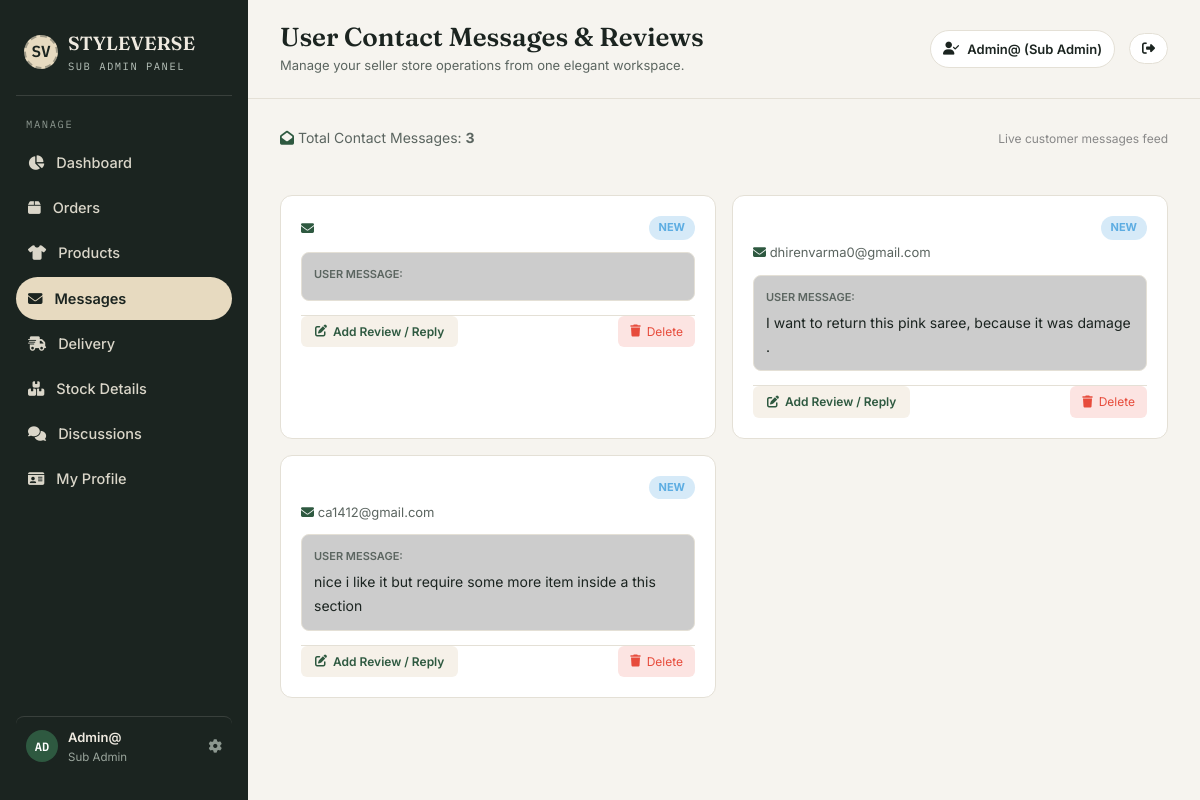
/admin-panel/messages/ (signed in), run on the app's committed database.
### shopapp/models.py (models this page shows, shortened)
class Contact(models.Model):
    STATUS_CHOICES = [
        ('new', 'New'),
        ('in_progress', 'In Progress'),
        ('resolved', 'Resolved'),
    ]
    Name = models.CharField(max_length=50)
    Surname = models.CharField(max_length=50)
    Email = models.EmailField()
    Message = models.TextField()
    status = models.CharField(max_length=20, choices=STATUS_CHOICES, default='new')
    admin_review = models.TextField(blank=True, default='', help_text='Internal review & reply notes by Sub-Admin or Super-Admin')
    reviewed_by = models.ForeignKey(User, on_delete=models.SET_NULL, null=True, blank=True, related_name='reviewed_contacts')
    created_at = models.DateTimeField(auto_now_add=True, null=True)

### subadmin/views.py (the view, shortened to what this page needs)
# urls.py: path('messages/', views.admin_messages_view, name='admin_messages'),
@admin_required
def admin_messages_view(request):
    if 'delete_msg' in request.GET:
        msg = get_object_or_404(Contact, pk=request.GET['delete_msg'])
        msg.delete()
        messages.success(request, 'Message deleted.')
        return redirect('admin_messages')
    contact_messages = Contact.objects.all().order_by('-pk')
    return render(request, 'sub-admin/messages.html', {
        'contact_messages': contact_messages,
        'messages_count': contact_messages.count(),
    })

### shopapp/context_processors.py (called while the page is built)
def cart_context(request):
    cart = request.session.get('cart', {})
    cart_count = sum(item.get('quantity', 0) for item in cart.values())
    return {'cart_count': cart_count}

def wishlist_context(request):
    wishlist_count = 0
    if request.user.is_authenticated:
        wishlist_count = Wishlist.objects.filter(user=request.user).count()
    return {'wishlist_count': wishlist_count}

def admin_approval_context(request):
    pending_approval_count = 0
    if request.user.is_authenticated and (request.user.is_staff or request.user.is_superuser):
        if request.user.is_superuser:
            pending_approval_count = ProductRequest.objects.filter(status='pending').count()
        else:
            pending_approval_count = ProductRequest.objects.filter(user=request.user, status='pending').count()
    return {'pending_approval_count': pending_approval_count}

### templates/sub-admin/messages.html (shortened to what this page needs)
{% extends 'sub-admin/sub_base.html' %}
{% block page_title %}User Contact Messages & Reviews{% endblock %}
{% block content %}
{% if messages_count is not None %}
<div
  style="margin-bottom:20px;color:var(--adm-muted);font-size:14px;display:flex;justify-content:space-between;align-items:center;">
  <span><i class="fa fa-envelope-open" style="color:var(--adm-accent);"></i> Total Contact Messages: <strong>{{ messages_count }}</strong></span>
  <span style="font-size:12px;color:#888;">Live customer messages feed</span>
</div>
{% endif %}
{% if contact_messages %}
<div class="adm-msg-grid">
  {% for msg in contact_messages %}
  <div class="adm-msg-card">
    <div class="adm-msg-card__header">
      <div>
        <div class="adm-msg-card__name">{{ msg.Name }} {{ msg.Surname }}</div>
        <div class="adm-msg-card__email"><i class="fa fa-envelope" style="color:var(--adm-accent);"></i> {{ msg.Email }}
        </div>
      </div>
      <span class="status-badge-{{ msg.status }}">{{ msg.get_status_display }}</span>
    </div>
    <div class="adm-msg-card__body">
      <div style="font-size:11px;color:var(--adm-muted);margin-bottom:4px;font-weight:600;">USER MESSAGE:</div>
      {{ msg.Message }}
    </div>
    <div class="adm-msg-card__footer">
      <button onclick="openReviewModal('{{ msg.pk }}', '{{ msg.status }}', '{{ msg.admin_review|escapejs }}')"
        class="btn-review">
        <i class="fa fa-edit"></i> {% if msg.admin_review %}Edit Review{% else %}Add Review / Reply{% endif %}
      </button>
      <a href="{% url 'admin_messages' %}?delete_msg={{ msg.pk }}" onclick="return confirm('Delete this message?');"
        class="btn-del">
        <i class="fa fa-trash"></i> Delete
      </a>
    </div>
  </div>
  {% endfor %}
</div>
{% else %}
<div class="adm-empty">
  <i class="fa fa-envelope-open"></i>
  <h3>No Messages Yet</h3>
  <p>Customer contact messages will appear here.</p>
</div>
{% endif %}
{% endblock %}

### templates/sub-admin/sub_base.html (shortened to what this page needs)
{% load static %}
<!DOCTYPE html>
<html lang="en">
<head>
  <link rel="stylesheet" href="https://cdnjs.cloudflare.com/ajax/libs/font-awesome/6.5.0/css/all.min.css">
  <link href="https://cdn.jsdelivr.net/npm/bootstrap@5.3.0/dist/css/bootstrap.min.css" rel="stylesheet">
  <link rel="stylesheet" href="{% static 'css/styleverse.css' %}">
</head>
<body>
  <div class="app">
    <aside class="sidebar">
      <a href="{% url 'admin_index' %}" class="brand" title="Sub-Admin Dashboard">
        <div class="brand-mark">SV</div>
        <div class="brand-text">
          <div class="name">STYLEVERSE</div>
          <div class="tag">Sub Admin Panel</div>
        </div>
      </a>
      <div class="nav-label">Manage</div>
      <nav class="nav">
        <a href="{% url 'admin_index' %}" class="{% if request.resolver_match.url_name == 'admin_index' %}active{% endif %}">
          <span class="icon"><i class="fa fa-chart-pie"></i></span>Dashboard
        </a>
        <a href="{% url 'admin_orders' %}" class="{% if request.resolver_match.url_name == 'admin_orders' %}active{% endif %}">
          <span class="icon"><i class="fa fa-box"></i></span>Orders
        </a>
        <a href="{% url 'admin_products' %}" class="{% if request.resolver_match.url_name == 'admin_products' %}active{% endif %}">
          <span class="icon"><i class="fa fa-tshirt"></i></span>Products
        </a>
        <a href="{% url 'admin_messages' %}" class="{% if request.resolver_match.url_name == 'admin_messages' %}active{% endif %}">
          <span class="icon"><i class="fa fa-envelope"></i></span>Messages
        </a>
        <a href="{% url 'admin_delivery' %}" class="{% if request.resolver_match.url_name == 'admin_delivery' %}active{% endif %}">
          <span class="icon"><i class="fa fa-truck-fast"></i></span>Delivery
        </a>
        <a href="{% url 'admin_stock' %}" class="{% if request.resolver_match.url_name == 'admin_stock' %}active{% endif %}">
          <span class="icon"><i class="fa fa-boxes-stacked"></i></span>Stock Details
        </a>
        <a href="{% url 'admin_discussions' %}" class="{% if request.resolver_match.url_name == 'admin_discussions' %}active{% endif %}">
          <span class="icon"><i class="fa fa-comments"></i></span>Discussions
        </a>
        <a href="{% url 'admin_profile' %}" class="{% if request.resolver_match.url_name == 'admin_profile' %}active{% endif %}">
          <span class="icon"><i class="fa fa-id-card"></i></span>My Profile
        </a>
      </nav>
      <a href="{% url 'admin_profile' %}" class="sidebar-footer {% if request.resolver_match.url_name == 'admin_profile' %}active{% endif %}" title="View & Edit Profile">
        <div class="avatar-sm">{{ request.user.username|slice:':2'|upper }}</div>
        <div style="flex:1; min-width:0;">
          <div class="who">{{ request.user.get_full_name|default:request.user.username }}</div>
          <div class="role">Sub Admin</div>
        </div>
        <i class="fa fa-gear" style="font-size:13.5px; color:#8C978F; margin-left:auto;"></i>
      </a>
    </aside>
    <div class="main">
      <header class="topbar">
        <div>
          <h1>{% block page_title %}Sub-Admin Dashboard{% endblock %}</h1>
          <div class="sub">{% block page_subtitle %}Manage your seller store operations from one elegant workspace.{% endblock %}</div>
        </div>
        <div class="topbar-right">
          <a href="{% url 'admin_profile' %}" class="topbar-pill" title="My Profile" style="text-decoration:none; cursor:pointer;">
            <i class="fa fa-user-check"></i>
            {{ request.user.username }} (Sub Admin)
          </a>
          <a href="{% url 'logout' %}" class="topbar-pill" title="Logout">
            <i class="fa fa-sign-out-alt"></i>
          </a>
        </div>
      </header>
      <main class="content">
        {% block content %}{% endblock %}
      </main>
    </div>
  </div>
</body>
</html>

### static/css/styleverse.css (style rules this page uses)
:root { --sv-black: #1a1a2e; --sv-dark: #16213e; --sv-accent: #c0a36e; --sv-accent2: #e8d5b7; --sv-white: #ffffff; --sv-light: #f8f7f4; --sv-gray: #e5e5e5; --sv-muted: #888; --sv-danger: #e74c3c; --sv-success: #27ae60; --sv-warning: #f39c12; --sv-radius: 12px; --sv-shadow: 0 4px 24px rgba(0, 0, 0, .08); --sv-font: 'Inter', sans-serif; --sv-font-display: 'Outfit', sans-serif; }
*, *::before, *::after { margin: 0; padding: 0; box-sizing: border-box; }
html, body { width: 100%; overflow-x: hidden; }
body { font-family: var(--sv-font); color: var(--sv-black); background: var(--sv-white); line-height: 1.6; }
a { text-decoration: none; color: inherit; }

### templates/sub-admin/messages.html (style rules this page uses)
.adm-msg-grid { display: grid; grid-template-columns: repeat(auto-fill, minmax(360px, 1fr)); gap: 16px; }
.adm-msg-card { background: var(--adm-card); border-radius: 12px; padding: 20px; border: 1px solid var(--adm-border); transition: .2s; }
.adm-msg-card__header { display: flex; justify-content: space-between; align-items: flex-start; margin-bottom: 12px; }
.adm-msg-card__name { font-weight: 700; font-size: 15px; color: #fff; }
.adm-msg-card__email { font-size: 13px; color: var(--adm-muted); margin-top: 2px; }
.adm-msg-card__body { font-size: 14px; color: var(--adm-text); line-height: 1.7; background: rgba(0,0,0,.2); border-radius: 8px; padding: 12px; margin-top: 12px; border: 1px solid var(--adm-border); }
.adm-msg-card__footer { display: flex; justify-content: space-between; align-items: center; margin-top: 14px; pt-3; border-top: 1px solid var(--adm-border); }
.btn-review { background: rgba(192,163,110,.15); color: var(--adm-accent); border: none; padding: 6px 14px; border-radius: 6px; font-size: 12px; font-weight: 600; cursor: pointer; transition: .2s; display: inline-flex; align-items: center; gap: 6px; }
.btn-del { background: rgba(231,76,60,.15); color: #e74c3c; border: none; padding: 6px 12px; border-radius: 6px; font-size: 12px; cursor: pointer; text-decoration: none; transition: .2s; display: inline-flex; align-items: center; gap: 6px; }
.status-badge-new { background: rgba(52,152,219,.2); color: #5dade2; padding: 3px 10px; border-radius: 12px; font-size: 11px; font-weight: 700; text-transform: uppercase; }

### data on the page
Contact: status "NEW", admin_review "Add Review / Reply"
Contact: Email "dhirenvarma0@gmail.com", status "NEW", Message "I want to return this pink saree, because it was damage .", admin_review "Add Review / Reply"
Contact: Email "ca1412@gmail.com", status "NEW", Message "nice i like it but require some more item inside a this section", admin_review "Add Review / Reply"

### other printed values
{{ request.user.username|slice:':2'|upper }} "AD"
{{ request.user.get_full_name|default:request.user.username }} "Admin@"
{{ request.user.username }} "Admin@"
{{ messages_count }} "3"
